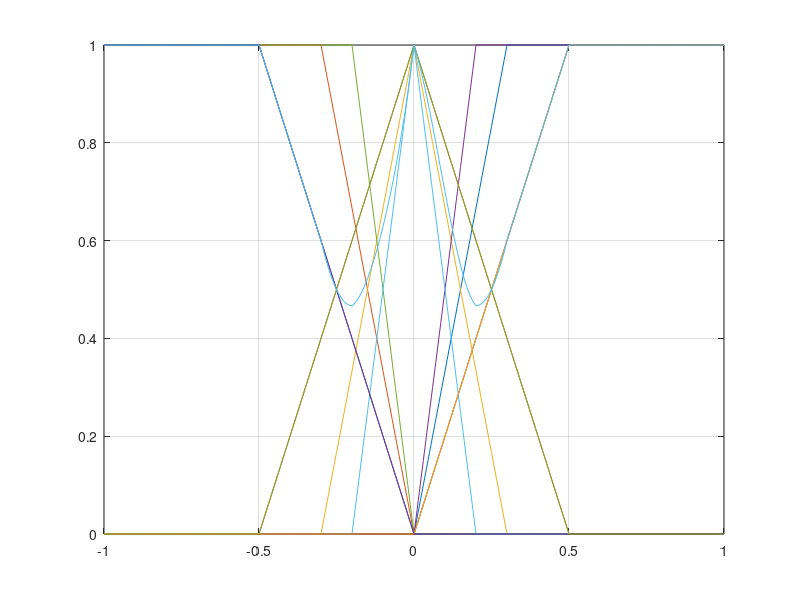

This figure's MATLAB source:
%% Fuzzy input
% input S
step = 0.01
S = -1:step:1;

lambda = 0.3 

Sp = 1/lambda*S;
Sp(S >= lambda ) = 1;
Sp(S <= 0 ) = 0;

Sn = -1/lambda*S;
Sn(S <= -lambda ) = 1;
Sn(S >= 0 ) = 0;

S0 = -1/lambda*abs(S) + 1;
S0(S <= -lambda ) = 0;
S0(S >= lambda ) = 0;


plot(S,Sp);
hold on
plot(S,Sn);
plot(S,S0);
grid on

%%  
% input dS
dS = -1:.01:1;

beta = 0.2 

dSp = 1/beta*dS;
dSp(dS >= beta ) = 1;
dSp(dS <= 0 ) = 0;

dSn = -1/beta*dS;
dSn(dS <= -beta ) = 1;
dSn(dS >= 0 ) = 0;

dS0 = -1/beta*abs(dS) + 1;
dS0(dS <= -beta ) = 0;
dS0(dS >= beta ) = 0;


plot(dS,dSp);
hold on
plot(dS,dSn);
plot(dS,dS0);
grid on
%% Fuzzy output

u = -1:.01:1;

delta = 0.5 

up = 1/delta*u;
up(u >= delta ) = 1;
up(u <= 0 ) = 0;

un = -1/delta*u;
un(u <= -delta ) = 1;
un(u >= 0 ) = 0;

u0 = -1/delta*abs(u) + 1;
u0(u <= -delta ) = 0;
u0(u >= delta ) = 0;


plot(u,up);
hold on
plot(u,un);
plot(u,u0);
grid on

%% Rules 

% R1 si S>0 et dS> 0 alors u = up
alpha1 = Sp.*dSp;
% R2 si S>0 et dS< 0 alors u = up
alpha2 = Sp.*dSn;
% R3 si S>0 et dS= 0 alors u = u0
alpha3 = Sp.*dS0;

% R4 si S=0 et dS> 0 alors u = u0
alpha4 = S0.*dSp;
% R5 si S=0 et dS< 0 alors u = u0
alpha5 = S0.*dSn;
% R6 si S=0 et dS= 0 alors u = u0
alpha6 = S0.*dS0;

% R7 si S<0 et dS> 0 alors u = un
alpha7 = Sn.*dSp;
% R8 si S<0 et dS< 0 alors u = un
alpha8 = Sn.*dSn;
% R9 si S<0 et dS= 0 alors u = u0
alpha9 = Sn.*dS0;


ufinal = ((alpha1+ alpha2).*up + (alpha3 + alpha4 + alpha5 + alpha6 +alpha9).*u0 + (alpha8+ alpha9).*un);

sumalpha = (alpha1+ alpha2 + alpha3 + alpha4 + alpha5 + alpha6 + alpha8+ alpha9 +alpha9);

ufinal = ufinal./sumalpha;

plot(u,up);
hold on
plot(u,un);
plot(u,u0);
plot(u, ufinal)
grid on
